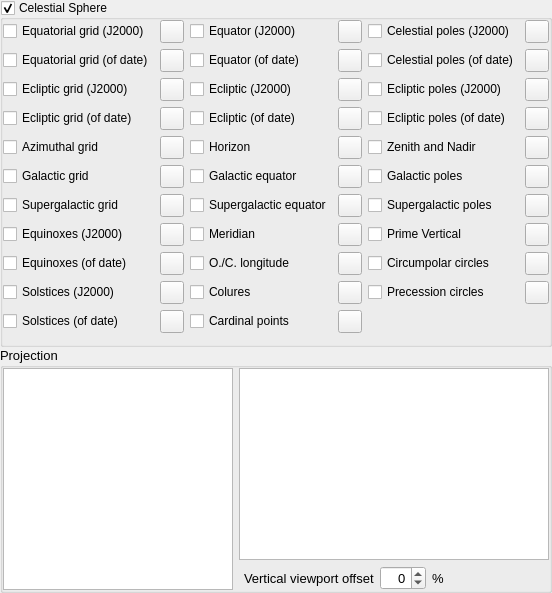
        <widget class="QWidget" name="page_2">
         <layout class="QGridLayout" name="gridLayout_2">
          <property name="leftMargin">
           <number>0</number>
          </property>
          <property name="topMargin">
           <number>0</number>
          </property>
          <property name="rightMargin">
           <number>0</number>
          </property>
          <property name="bottomMargin">
           <number>0</number>
          </property>
          <property name="spacing">
           <number>0</number>
          </property>
          <item row="0" column="0" colspan="3">
           <widget class="QGroupBox" name="celestialSphereGroupBox">
            <property name="title">
             <string>Celestial Sphere</string>
            </property>
            <property name="flat">
             <bool>true</bool>
            </property>
            <property name="checkable">
             <bool>true</bool>
            </property>
            <layout class="QVBoxLayout" name="verticalLayout_10">
             <property name="leftMargin">
              <number>0</number>
             </property>
             <property name="topMargin">
              <number>0</number>
             </property>
             <property name="rightMargin">
              <number>0</number>
             </property>
             <property name="bottomMargin">
              <number>0</number>
             </property>
             <item>
              <layout class="QGridLayout" name="gridLayout_16">
               <item row="0" column="1">
                <layout class="QGridLayout" name="gridLayout_14">
                 <item row="8" column="1">
                  <widget class="QToolButton" name="colorLongitudeLine">
                   <property name="toolTip">
                    <string>Color of the opposition/conjunction longitude line</string>
                   </property>
                   <property name="text">
                    <string notr="true"/>
                   </property>
                  </widget>
                 </item>
                 <item row="7" column="1">
                  <widget class="QToolButton" name="colorMeridianLine">
                   <property name="toolTip">
                    <string>Color of meridian</string>
                   </property>
                   <property name="text">
                    <string notr="true"/>
                   </property>
                  </widget>
                 </item>
                 <item row="2" column="0">
                  <widget class="QCheckBox" name="showEclipticLineJ2000CheckBox">
                   <property name="toolTip">
                    <string>Show ecliptic line of J2000.0 (VSOP87A fundamental plane).</string>
                   </property>
                   <property name="text">
                    <string>Ecliptic (J2000)</string>
                   </property>
                  </widget>
                 </item>
                 <item row="1" column="0">
                  <widget class="QCheckBox" name="showEquatorLineCheckBox">
                   <property name="toolTip">
                    <string>Show celestial equator of current planet and date.</string>
                   </property>
                   <property name="text">
                    <string>Equator (of date)</string>
                   </property>
                  </widget>
                 </item>
                 <item row="0" column="0">
                  <widget class="QCheckBox" name="showEquatorJ2000LineCheckBox">
                   <property name="toolTip">
                    <string>Show celestial equator of J2000.0.</string>
                   </property>
                   <property name="text">
                    <string>Equator (J2000)</string>
                   </property>
                  </widget>
                 </item>
                 <item row="0" column="1">
                  <widget class="QToolButton" name="colorEquatorJ2000Line">
                   <property name="toolTip">
                    <string>Color of equator (J2000.0)</string>
                   </property>
                   <property name="text">
                    <string notr="true"/>
                   </property>
                  </widget>
                 </item>
                 <item row="3" column="0">
                  <widget class="QCheckBox" name="showEclipticLineOfDateCheckBox">
                   <property name="toolTip">
                    <string>Show ecliptic line of current date.</string>
                   </property>
                   <property name="text">
                    <string>Ecliptic (of date)</string>
                   </property>
                  </widget>
                 </item>
                 <item row="1" column="1">
                  <widget class="QToolButton" name="colorEquatorLine">
                   <property name="toolTip">
                    <string>Color of equator (of date)</string>
                   </property>
                   <property name="text">
                    <string notr="true"/>
                   </property>
                  </widget>
                 </item>
                 <item row="5" column="0">
                  <widget class="QCheckBox" name="showGalacticEquatorLineCheckBox">
                   <property name="toolTip">
                    <string>Show Galactic equator line.</string>
                   </property>
                   <property name="text">
                    <string>Galactic equator</string>
                   </property>
                  </widget>
                 </item>
                 <item row="6" column="1">
                  <widget class="QToolButton" name="colorSupergalacticEquatorLine">
                   <property name="toolTip">
                    <string>Color of supergalactic equator</string>
                   </property>
                   <property name="text">
                    <string notr="true"/>
                   </property>
                  </widget>
                 </item>
                 <item row="3" column="1">
                  <widget class="QToolButton" name="colorEclipticLineOfDate">
                   <property name="toolTip">
                    <string>Color of ecliptic (of date)</string>
                   </property>
                   <property name="text">
                    <string notr="true"/>
                   </property>
                  </widget>
                 </item>
                 <item row="2" column="1">
                  <widget class="QToolButton" name="colorEclipticLineJ2000">
                   <property name="toolTip">
                    <string>Color of ecliptic (J2000.0)</string>
                   </property>
                   <property name="text">
                    <string notr="true"/>
                   </property>
                  </widget>
                 </item>
                 <item row="5" column="1">
                  <widget class="QToolButton" name="colorGalacticEquatorLine">
                   <property name="toolTip">
                    <string>Color of galactic equator</string>
                   </property>
                   <property name="text">
                    <string notr="true"/>
                   </property>
                  </widget>
                 </item>
                 <item row="4" column="0">
                  <widget class="QCheckBox" name="showHorizonLineCheckBox">
                   <property name="toolTip">
                    <string>Show mathematical horizon line.</string>
                   </property>
                   <property name="text">
                    <string>Horizon</string>
                   </property>
                  </widget>
                 </item>
                 <item row="4" column="1">
                  <widget class="QToolButton" name="colorHorizonLine">
                   <property name="toolTip">
                    <string>Color of horizon</string>
                   </property>
                   <property name="text">
                    <string notr="true"/>
                   </property>
                  </widget>
                 </item>
                 <item row="6" column="0">
                  <widget class="QCheckBox" name="showSupergalacticEquatorLineCheckBox">
                   <property name="toolTip">
                    <string>Show equator of de Vaucouleurs' Supergalactic coordinates (1976).</string>
                   </property>
                   <property name="text">
                    <string>Supergalactic equator</string>
                   </property>
                  </widget>
                 </item>
                 <item row="7" column="0">
                  <widget class="QCheckBox" name="showMeridianLineCheckBox">
                   <property name="toolTip">
                    <string>Show meridian line.</string>
                   </property>
                   <property name="text">
                    <string>Meridian</string>
                   </property>
                  </widget>
                 </item>
                 <item row="8" column="0">
                  <widget class="QCheckBox" name="showLongitudeLineCheckBox">
                   <property name="toolTip">
                    <string>Opposition/conjunction longitude line - the line of ecliptic longitude which passes through both ecliptic poles, the Sun and opposition point.</string>
                   </property>
                   <property name="text">
                    <string>O./C. longitude</string>
                   </property>
                  </widget>
                 </item>
                 <item row="9" column="1">
                  <widget class="QToolButton" name="colorColuresLine">
                   <property name="toolTip">
                    <string>Color of colures</string>
                   </property>
                   <property name="text">
                    <string notr="true"/>
                   </property>
                  </widget>
                 </item>
                 <item row="9" column="0">
                  <widget class="QCheckBox" name="showColuresLineCheckBox">
                   <property name="toolTip">
                    <string>Show colures (great circles through poles and solstices/equinoxes).</string>
                   </property>
                   <property name="text">
                    <string>Colures</string>
                   </property>
                  </widget>
                 </item>
                 <item row="10" column="0">
                  <widget class="QCheckBox" name="showCardinalPointsCheckBox">
                   <property name="toolTip">
                    <string>Labels for the Cardinal directions.</string>
                   </property>
                   <property name="text">
                    <string>Cardinal points</string>
                   </property>
                  </widget>
                 </item>
                 <item row="10" column="1">
                  <widget class="QToolButton" name="colorCardinalPoints">
                   <property name="toolTip">
                    <string>Color of cardinal points</string>
                   </property>
                   <property name="text">
                    <string notr="true"/>
                   </property>
                  </widget>
                 </item>
                </layout>
               </item>
               <item row="0" column="2">
                <layout class="QGridLayout" name="gridLayout_17">
                 <item row="6" column="0">
                  <widget class="QCheckBox" name="showSupergalacticPolesCheckBox">
                   <property name="text">
                    <string>Supergalactic poles</string>
                   </property>
                  </widget>
                 </item>
                 <item row="2" column="1">
                  <widget class="QToolButton" name="colorEclipticJ2000Poles">
                   <property name="toolTip">
                    <string>Color of the ecliptic poles (J2000.0)</string>
                   </property>
                   <property name="text">
                    <string notr="true"/>
                   </property>
                  </widget>
                 </item>
                 <item row="7" column="1">
                  <widget class="QToolButton" name="colorPrimeVerticalLine">
                   <property name="toolTip">
                    <string>Color of Prime Vertical</string>
                   </property>
                   <property name="text">
                    <string notr="true"/>
                   </property>
                  </widget>
                 </item>
                 <item row="2" column="0">
                  <widget class="QCheckBox" name="showEclipticJ2000PolesCheckBox">
                   <property name="toolTip">
                    <string>Show ecliptic poles of J2000.0</string>
                   </property>
                   <property name="text">
                    <string>Ecliptic poles (J2000)</string>
                   </property>
                  </widget>
                 </item>
                 <item row="0" column="1">
                  <widget class="QToolButton" name="colorCelestialJ2000Poles">
                   <property name="toolTip">
                    <string>Color of the celestial poles (J2000.0)</string>
                   </property>
                   <property name="text">
                    <string notr="true"/>
                   </property>
                  </widget>
                 </item>
                 <item row="1" column="0">
                  <widget class="QCheckBox" name="showCelestialPolesCheckBox">
                   <property name="toolTip">
                    <string>Show celestial poles of current planet and date.</string>
                   </property>
                   <property name="text">
                    <string>Celestial poles (of date)</string>
                   </property>
                  </widget>
                 </item>
                 <item row="3" column="1">
                  <widget class="QToolButton" name="colorEclipticPoles">
                   <property name="toolTip">
                    <string>Color of ecliptic poles (of date)</string>
                   </property>
                   <property name="text">
                    <string notr="true"/>
                   </property>
                  </widget>
                 </item>
                 <item row="1" column="1">
                  <widget class="QToolButton" name="colorCelestialPoles">
                   <property name="toolTip">
                    <string>Color of celestial poles (of date)</string>
                   </property>
                   <property name="text">
                    <string notr="true"/>
                   </property>
                  </widget>
                 </item>
                 <item row="6" column="1">
                  <widget class="QToolButton" name="colorSupergalacticPoles">
                   <property name="toolTip">
                    <string>Color of supergalactic poles</string>
                   </property>
                   <property name="text">
                    <string notr="true"/>
                   </property>
                  </widget>
                 </item>
                 <item row="3" column="0">
                  <widget class="QCheckBox" name="showEclipticPolesCheckBox">
                   <property name="toolTip">
                    <string>Show ecliptic poles of current date.</string>
                   </property>
                   <property name="text">
                    <string>Ecliptic poles (of date)</string>
                   </property>
                  </widget>
                 </item>
                 <item row="7" column="0">
                  <widget class="QCheckBox" name="showPrimeVerticalLineCheckBox">
                   <property name="toolTip">
                    <string>Show Prime (East-West) Vertical.</string>
                   </property>
                   <property name="text">
                    <string>Prime Vertical</string>
                   </property>
                  </widget>
                 </item>
                 <item row="5" column="1">
                  <widget class="QToolButton" name="colorGalacticPoles">
                   <property name="toolTip">
                    <string>Color of galactic poles</string>
                   </property>
                   <property name="text">
                    <string notr="true"/>
                   </property>
                  </widget>
                 </item>
                 <item row="4" column="0">
                  <widget class="QCheckBox" name="showZenithNadirCheckBox">
                   <property name="text">
                    <string>Zenith and Nadir</string>
                   </property>
                  </widget>
                 </item>
                 <item row="4" column="1">
                  <widget class="QToolButton" name="colorZenithNadir">
                   <property name="toolTip">
                    <string>Color of Zenith and Nadir</string>
                   </property>
                   <property name="text">
                    <string notr="true"/>
                   </property>
                  </widget>
                 </item>
                 <item row="5" column="0">
                  <widget class="QCheckBox" name="showGalacticPolesCheckBox">
                   <property name="text">
                    <string>Galactic poles</string>
                   </property>
                  </widget>
                 </item>
                 <item row="8" column="1">
                  <widget class="QToolButton" name="colorCircumpolarCircles">
                   <property name="toolTip">
                    <string>Color of circumpolar circles</string>
                   </property>
                   <property name="text">
                    <string notr="true"/>
                   </property>
                  </widget>
                 </item>
                 <item row="0" column="0">
                  <widget class="QCheckBox" name="showCelestialJ2000PolesCheckBox">
                   <property name="toolTip">
                    <string>Show celestial poles of J2000.0.</string>
                   </property>
                   <property name="text">
                    <string>Celestial poles (J2000)</string>
                   </property>
                  </widget>
                 </item>
                 <item row="8" column="0">
                  <widget class="QCheckBox" name="showCircumpolarCirclesCheckBox">
                   <property name="toolTip">
                    <string>These circles delimit stars which stay always above (respectively below) the mathematical horizon.</string>
                   </property>
                   <property name="text">
                    <string>Circumpolar circles</string>
                   </property>
                  </widget>
                 </item>
                 <item row="9" column="1">
                  <widget class="QToolButton" name="colorPrecessionCircles">
                   <property name="toolTip">
                    <string>Color of precession circles</string>
                   </property>
                   <property name="text">
                    <string notr="true"/>
                   </property>
                  </widget>
                 </item>
                 <item row="9" column="0">
                  <widget class="QCheckBox" name="showPrecessionCirclesCheckBox">
                   <property name="toolTip">
                    <string>Instantaneous circles of earth's axis on its motion around ecliptical poles. Displayed on Earth only.</string>
                   </property>
                   <property name="text">
                    <string>Precession circles</string>
                   </property>
                  </widget>
                 </item>
                 <item row="10" column="0">
                  <spacer name="verticalSpacer">
                   <property name="orientation">
                    <enum>Qt::Vertical</enum>
                   </property>
                   <property name="sizeHint" stdset="0">
                    <size>
                     <width>20</width>
                     <height>40</height>
                    </size>
                   </property>
                  </spacer>
                 </item>
                </layout>
               </item>
               <item row="0" column="0">
                <layout class="QGridLayout" name="gridLayout_9">
                 <item row="4" column="0">
                  <widget class="QCheckBox" name="showAzimuthalGridCheckBox">
                   <property name="toolTip">
                    <string>Altitudes and azimuth (counted from North towards East).</string>
                   </property>
                   <property name="text">
                    <string>Azimuthal grid</string>
                   </property>
                  </widget>
                 </item>
                 <item row="3" column="0">
                  <widget class="QCheckBox" name="showEclipticGridOfDateCheckBox">
                   <property name="toolTip">
                    <string>Ecliptical coordinates for current date. Displayed on Earth only.</string>
                   </property>
                   <property name="text">
                    <string>Ecliptic grid (of date)</string>
                   </property>
                  </widget>
                 </item>
                 <item row="0" column="1">
                  <widget class="QToolButton" name="colorEquatorialJ2000Grid">
                   <property name="toolTip">
                    <string>Color of the equatorial grid (J2000.0)</string>
                   </property>
                   <property name="text">
                    <string notr="true"/>
                   </property>
                  </widget>
                 </item>
                 <item row="7" column="1">
                  <widget class="QToolButton" name="colorEquinoxJ2000Points">
                   <property name="toolTip">
                    <string>Color of the equinox points (J2000.0)</string>
                   </property>
                   <property name="text">
                    <string notr="true"/>
                   </property>
                  </widget>
                 </item>
                 <item row="2" column="0">
                  <widget class="QCheckBox" name="showEclipticGridJ2000CheckBox">
                   <property name="toolTip">
                    <string>Ecliptical coordinates for J2000.0.</string>
                   </property>
                   <property name="text">
                    <string>Ecliptic grid (J2000)</string>
                   </property>
                  </widget>
                 </item>
                 <item row="6" column="1">
                  <widget class="QToolButton" name="colorSupergalacticGrid">
                   <property name="toolTip">
                    <string>Color of the supergalactic grid</string>
                   </property>
                   <property name="text">
                    <string notr="true"/>
                   </property>
                  </widget>
                 </item>
                 <item row="5" column="1">
                  <widget class="QToolButton" name="colorGalacticGrid">
                   <property name="toolTip">
                    <string>Color of the galactic grid</string>
                   </property>
                   <property name="text">
                    <string notr="true"/>
                   </property>
                  </widget>
                 </item>
                 <item row="6" column="0">
                  <widget class="QCheckBox" name="showSupergalacticGridCheckBox">
                   <property name="toolTip">
                    <string>Show de Vaucouleurs' Supergalactic coordinates (1976), defined by the distribution of nearby galaxies.</string>
                   </property>
                   <property name="text">
                    <string>Supergalactic grid</string>
                   </property>
                  </widget>
                 </item>
                 <item row="0" column="0">
                  <widget class="QCheckBox" name="showEquatorialJ2000GridCheckBox">
                   <property name="toolTip">
                    <string>Equatorial coordinates of J2000.0.</string>
                   </property>
                   <property name="text">
                    <string>Equatorial grid (J2000)</string>
                   </property>
                  </widget>
                 </item>
                 <item row="2" column="1">
                  <widget class="QToolButton" name="colorEclipticGridJ2000">
                   <property name="toolTip">
                    <string>Color of the ecliptical grid (J2000.0)</string>
                   </property>
                   <property name="text">
                    <string notr="true"/>
                   </property>
                  </widget>
                 </item>
                 <item row="5" column="0">
                  <widget class="QCheckBox" name="showGalacticGridCheckBox">
                   <property name="toolTip">
                    <string>Galactic Coordinates, System II (IAU 1958).</string>
                   </property>
                   <property name="text">
                    <string>Galactic grid</string>
                   </property>
                  </widget>
                 </item>
                 <item row="1" column="1">
                  <widget class="QToolButton" name="colorEquatorialGrid">
                   <property name="toolTip">
                    <string>Color of the equatorial grid (of date)</string>
                   </property>
                   <property name="text">
                    <string notr="true"/>
                   </property>
                  </widget>
                 </item>
                 <item row="7" column="0">
                  <widget class="QCheckBox" name="showEquinoxJ2000PointsCheckBox">
                   <property name="text">
                    <string>Equinoxes (J2000)</string>
                   </property>
                  </widget>
                 </item>
                 <item row="3" column="1">
                  <widget class="QToolButton" name="colorEclipticGridOfDate">
                   <property name="toolTip">
                    <string>Color of the ecliptical grid (of date)</string>
                   </property>
                   <property name="text">
                    <string notr="true"/>
                   </property>
                  </widget>
                 </item>
                 <item row="4" column="1">
                  <widget class="QToolButton" name="colorAzimuthalGrid">
                   <property name="toolTip">
                    <string>Color of the azimuthal grid</string>
                   </property>
                   <property name="text">
                    <string notr="true"/>
                   </property>
                  </widget>
                 </item>
                 <item row="8" column="1">
                  <widget class="QToolButton" name="colorEquinoxPoints">
                   <property name="toolTip">
                    <string>Color of the equinox points (of date)</string>
                   </property>
                   <property name="text">
                    <string notr="true"/>
                   </property>
                  </widget>
                 </item>
                 <item row="1" column="0">
                  <widget class="QCheckBox" name="showEquatorialGridCheckBox">
                   <property name="toolTip">
                    <string>Equatorial coordinates of current date and planet.</string>
                   </property>
                   <property name="text">
                    <string>Equatorial grid (of date)</string>
                   </property>
                  </widget>
                 </item>
                 <item row="8" column="0">
                  <widget class="QCheckBox" name="showEquinoxPointsCheckBox">
                   <property name="text">
                    <string>Equinoxes (of date)</string>
                   </property>
                  </widget>
                 </item>
                 <item row="9" column="0">
                  <widget class="QCheckBox" name="showSolsticeJ2000PointsCheckBox">
                   <property name="text">
                    <string>Solstices (J2000)</string>
                   </property>
                  </widget>
                 </item>
                 <item row="9" column="1">
                  <widget class="QToolButton" name="colorSolsticeJ2000Points">
                   <property name="toolTip">
                    <string>Color of the solstice points (J2000.0)</string>
                   </property>
                   <property name="text">
                    <string/>
                   </property>
                  </widget>
                 </item>
                 <item row="10" column="0">
                  <widget class="QCheckBox" name="showSolsticePointsCheckBox">
                   <property name="text">
                    <string>Solstices (of date)</string>
                   </property>
                  </widget>
                 </item>
                 <item row="10" column="1">
                  <widget class="QToolButton" name="colorSolsticePoints">
                   <property name="toolTip">
                    <string>Color of the solstice points (of date)</string>
                   </property>
                   <property name="text">
                    <string/>
                   </property>
                  </widget>
                 </item>
                </layout>
               </item>
              </layout>
             </item>
            </layout>
           </widget>
          </item>
          <item row="1" column="0" colspan="3">
           <widget class="QGroupBox" name="setProjectionGroupBox">
            <property name="sizePolicy">
             <sizepolicy hsizetype="Preferred" vsizetype="Expanding">
              <horstretch>0</horstretch>
              <verstretch>0</verstretch>
             </sizepolicy>
            </property>
            <property name="minimumSize">
             <size>
              <width>0</width>
              <height>150</height>
             </size>
            </property>
            <property name="font">
             <font>
              <pointsize>10</pointsize>
              <weight>50</weight>
              <bold>false</bold>
             </font>
            </property>
            <property name="title">
             <string>Projection</string>
            </property>
            <property name="checkable">
             <bool>false</bool>
            </property>
            <layout class="QHBoxLayout" name="horizontalLayout_10">
             <property name="leftMargin">
              <number>0</number>
             </property>
             <property name="topMargin">
              <number>0</number>
             </property>
             <property name="rightMargin">
              <number>0</number>
             </property>
             <property name="bottomMargin">
              <number>0</number>
             </property>
             <item>
              <widget class="QListWidget" name="projectionListWidget">
               <property name="sizePolicy">
                <sizepolicy hsizetype="Expanding" vsizetype="Expanding">
                 <horstretch>0</horstretch>
                 <verstretch>0</verstretch>
                </sizepolicy>
               </property>
               <property name="minimumSize">
                <size>
                 <width>230</width>
                 <height>0</height>
                </size>
               </property>
               <property name="maximumSize">
                <size>
                 <width>180</width>
                 <height>16777215</height>
                </size>
               </property>
               <property name="focusPolicy">
                <enum>Qt::NoFocus</enum>
               </property>
               <property name="verticalScrollBarPolicy">
                <enum>Qt::ScrollBarAsNeeded</enum>
               </property>
               <property name="horizontalScrollBarPolicy">
                <enum>Qt::ScrollBarAlwaysOff</enum>
               </property>
              </widget>
             </item>
             <item>
              <layout class="QVBoxLayout" name="projectionDetailsVerticalLayout">
               <item>
                <widget class="QTextBrowser" name="projectionTextBrowser">
                 <property name="openExternalLinks">
                  <bool>true</bool>
                 </property>
                </widget>
               </item>
               <item>
                <layout class="QHBoxLayout" name="viewportOffsetHorizontalLayout">
                 <property name="leftMargin">
                  <number>5</number>
                 </property>
                 <item>
                  <widget class="QLabel" name="viewportOffsetLabel">
                   <property name="text">
                    <string>Vertical viewport offset</string>
                   </property>
                  </widget>
                 </item>
                 <item>
                  <widget class="QDoubleSpinBox" name="viewportOffsetSpinBox">
                   <property name="sizePolicy">
                    <sizepolicy hsizetype="Preferred" vsizetype="Fixed">
                     <horstretch>0</horstretch>
                     <verstretch>0</verstretch>
                    </sizepolicy>
                   </property>
                   <property name="alignment">
                    <set>Qt::AlignRight|Qt::AlignTrailing|Qt::AlignVCenter</set>
                   </property>
                   <property name="decimals">
                    <number>0</number>
                   </property>
                   <property name="minimum">
                    <double>-50.000000000000000</double>
                   </property>
                   <property name="maximum">
                    <double>50.000000000000000</double>
                   </property>
                  </widget>
                 </item>
                 <item>
                  <widget class="QLabel" name="percentLabel">
                   <property name="sizePolicy">
                    <sizepolicy hsizetype="Minimum" vsizetype="Preferred">
                     <horstretch>0</horstretch>
                     <verstretch>0</verstretch>
                    </sizepolicy>
                   </property>
                   <property name="text">
                    <string notr="true">%</string>
                   </property>
                  </widget>
                 </item>
                 <item>
                  <spacer name="horizontalSpacer">
                   <property name="orientation">
                    <enum>Qt::Horizontal</enum>
                   </property>
                   <property name="sizeHint" stdset="0">
                    <size>
                     <width>40</width>
                     <height>20</height>
                    </size>
                   </property>
                  </spacer>
                 </item>
                </layout>
               </item>
              </layout>
             </item>
            </layout>
           </widget>
          </item>
         </layout>
        </widget>
